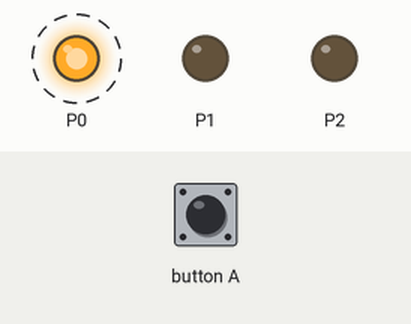
Simulated run of this program. Board: BBC micro:bit (MakeCode). Parts: output pins drawn as LEDs (lit = HIGH). Dashed ring = blinking. The test bench sets the inputs (shaded band).

Above: at 1.2 s.
1.3 s: button A pressed for 0.15 s
At 2.4 s:
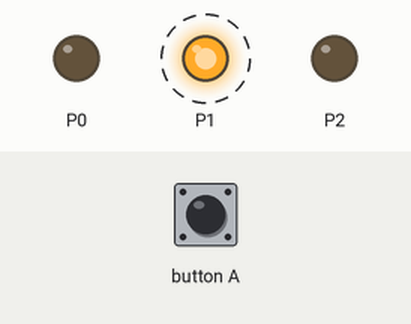
At 2.9 s:
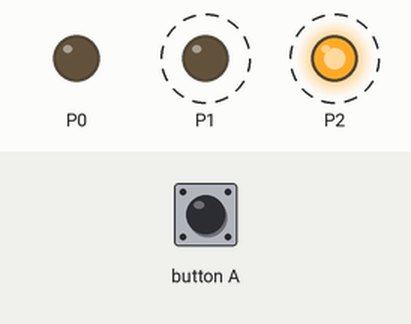
4.4 s: button A pressed for 0.15 s
At 5.5 s:
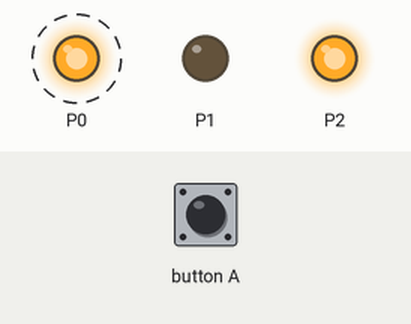
Timing chart, 0 to 13.5 s (numbered marks = the images above; inputs shaded):
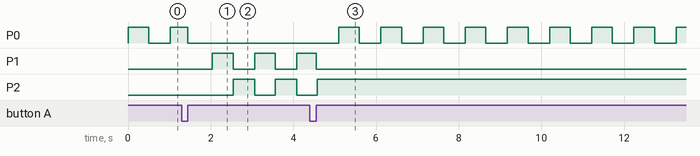

Measured:
- after the input at 1.3 s, P1: alternates HIGH for 0.50 s and LOW for 0.52 s, starting after 0.74 s; P2: alternates HIGH for 0.52 s and LOW for 0.50 s, starting after 1.2 s
- after the input at 4.4 s, P0: alternates HIGH for 0.50 s and LOW for 0.52 s, starting after 0.70 s; P1: goes on until 4.6 s, then stays LOW; P2: goes on until 4.6 s, then stays HIGH

The program:

main.ts
```typescript
function elo_tilos_jelzes_utasitasok() {
    pins.digitalWritePin(DigitalPin.P0, 0)
}

input.onButtonPressed(Button.A, function on_button_pressed_a() {

    if (szabad) {
        szabad = false
        elo_tilos_jelzes_utasitasok()
    } else {
        szabad = true
        elo_szabad_jelzes_utasitasok()
    }

})
function elo_szabad_jelzes_utasitasok() {
    pins.digitalWritePin(DigitalPin.P1, 0)
    pins.digitalWritePin(DigitalPin.P2, 0)
}

function szabad_jelzes_utasitasok() {
    pins.digitalWritePin(DigitalPin.P0, 1)
    basic.pause(villog_sebesseg)
    pins.digitalWritePin(DigitalPin.P0, 0)
    basic.pause(villog_sebesseg)
}

function tilos_jelzes_utasitasok() {
    pins.digitalWritePin(DigitalPin.P1, 1)
    pins.digitalWritePin(DigitalPin.P2, 0)
    basic.pause(villog_sebesseg)
    pins.digitalWritePin(DigitalPin.P1, 0)
    pins.digitalWritePin(DigitalPin.P2, 1)
    basic.pause(villog_sebesseg)
}

let villog_sebesseg = 0
let szabad = false
//  A fénysorompó szabad jelzést jelez.
szabad = true
villog_sebesseg = 500
basic.forever(function on_forever() {
    if (szabad) {
        szabad_jelzes_utasitasok()
    } else {
        tilos_jelzes_utasitasok()
    }

})
```

test.ts
```typescript
// ide kerülnek a tesztek; a rendszer ezt nem kompilálja, ha a csomagot bővítményként használják.
```
